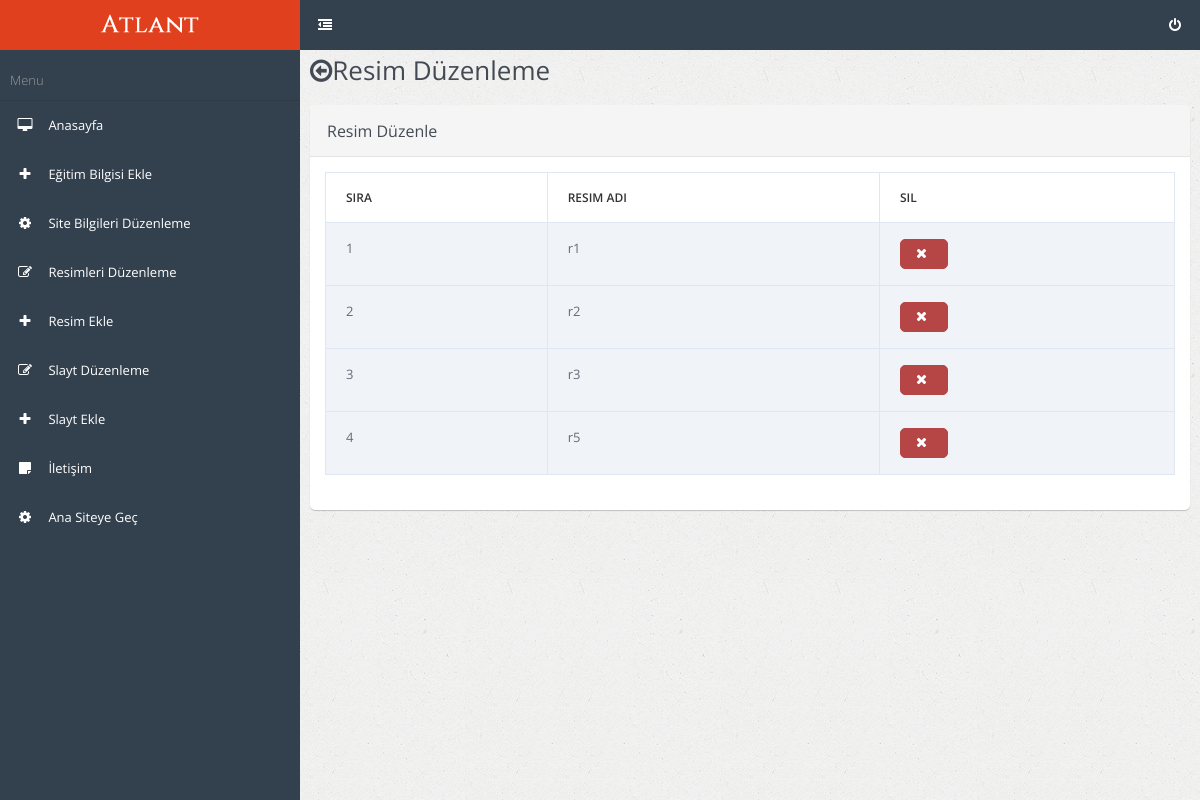
Page /yonetici/resim_duzenle.php (signed in) on the committed database.
### tables this page shows
CREATE TABLE `resimler` (
  `id` tinyint(3) UNSIGNED NOT NULL,
  `ad` varchar(128) NOT NULL
);

### yonetici/resim_duzenle.php (the view, shortened to what this page needs)
<?php require_once ("kutuphane/baglanti.php"); ?>
<?php
$sira=1;
$sorgu="SELECT * FROM resimler";
$sonuc=mysqli_query($baglanti,$sorgu);
while($satir=mysqli_fetch_array($sonuc)) {
	$resimler[]=$satir;
}
?>
<?php require_once ("kutuphane/ust.php"); ?>
<div class="row">
    <div class="col-md-12">
        <div class="panel panel-default">
            <div class="panel-heading">
                <h3 class="panel-title">Resim Düzenle</h3>
            </div>
            <div class="panel-body">
                <div class="table-responsive">
                    <table class="table table-bordered">
                        <thead>
                            <tr>
                                <th>Sıra</th>
                                <th>Resim Adı</th>
                                <th>Sil</th>
                            </tr>
                        </thead>
                        <tbody>
                            <?php if(empty($resimler)==false) { ?>
                        	<?php foreach($resimler as $resim)  { ?>
                            <tr>
                                <td><?php echo $sira; ?></td>
                                <td><?php echo $resim['ad']; ?></td>
                                <td>
                                    <form method="post" enctype="multipart/form-data">
                                        <button class="btn btn-danger text-center" name="resim_sil" value="<?php echo $resim['id']; ?>">
                                            <span class="fa fa-remove"></span>
                                        </button>
                                    </form>
                                </td>
                            </tr>
                            <?php $sira++; } ?>
                        <?php } else { ?>
                            <tr>
                                <td colspan="3" style="text-align: center; background-color:rgba(255,0,0,0.1)">Henüz Kayıt Bulunmuyor</td>
                            </tr>
                        <?php } ?>
                        </tbody>
                    </table>
                </div>
            </div>
        </div>
	</div>
</div>
<?php require_once ("kutuphane/alt.php"); ?>

### rows in the picture
resimler: ad "r1"
resimler: ad "r2"
resimler: ad "r3"
resimler: ad "r5", $resim['id'] 5 (drawn)
